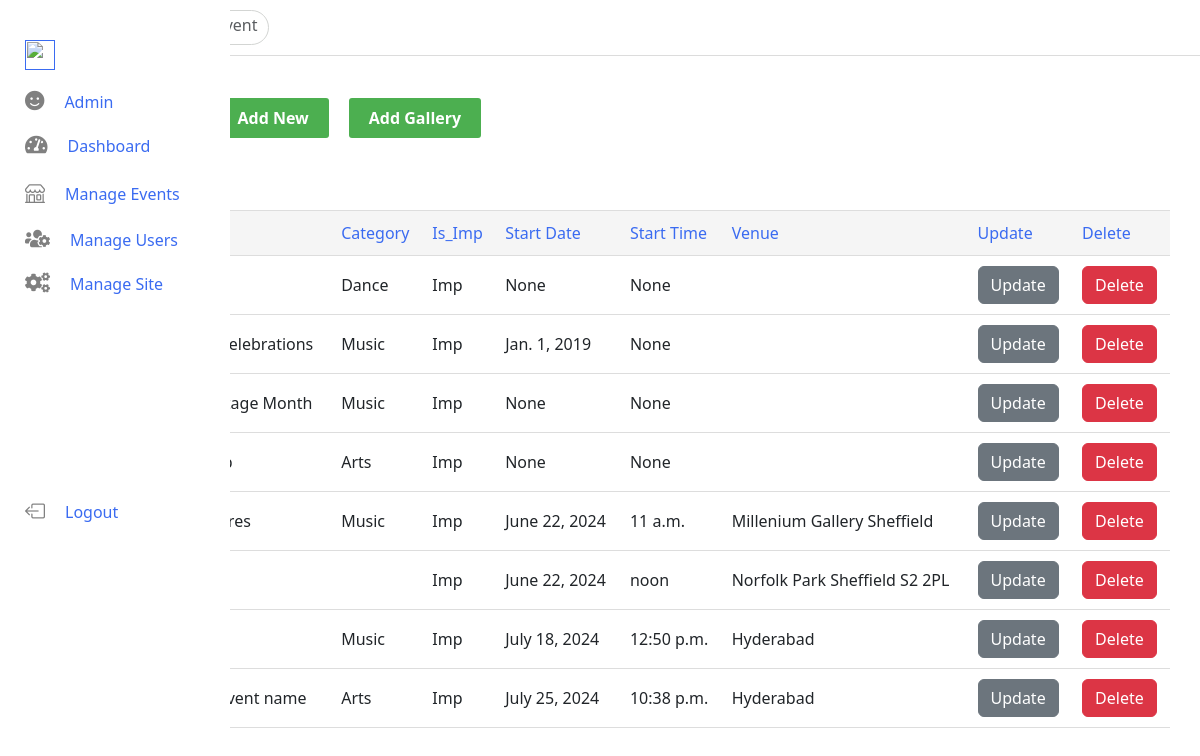
Page /allevents (signed in) on the earlier database version.
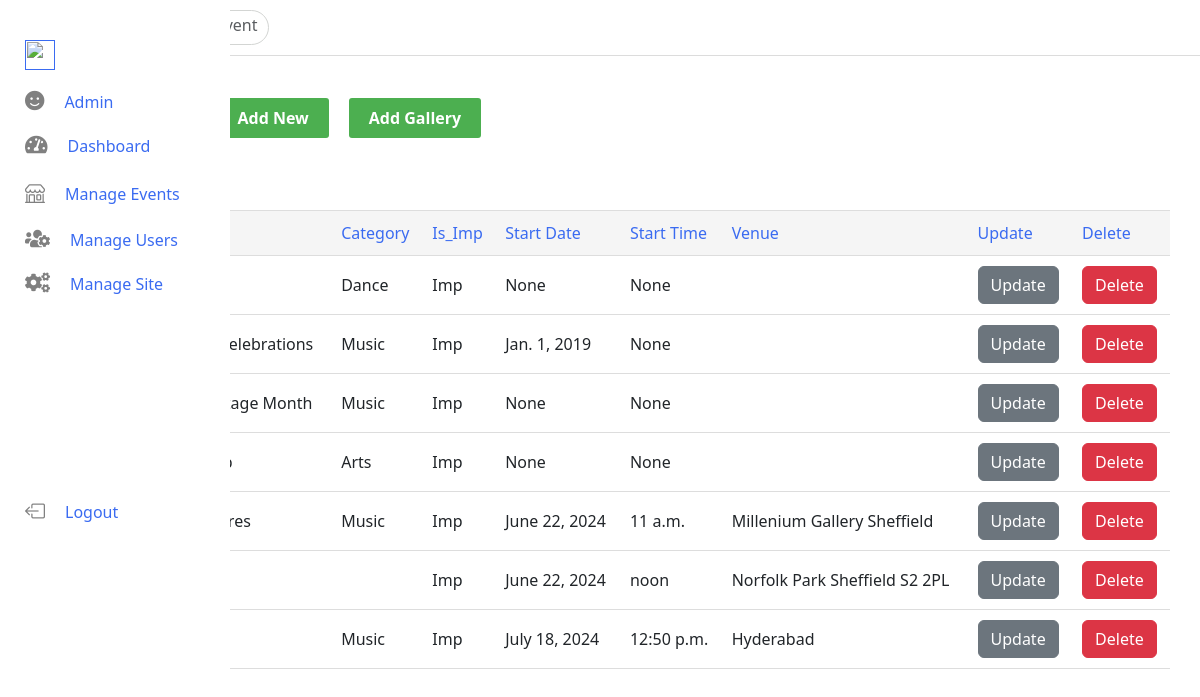
Same page on the later database version.
### dashboard/models.py (models this page shows, shortened)
class Events(models.Model):
    Category = models.CharField(max_length=50, default="dance", blank=True)
    Imp = models.CharField(max_length=10, default="Not", blank=True)
    Eventname = models.CharField(max_length=50, null=False)
    Eventurl = models.URLField(max_length=200, blank=True)
    Desc = models.TextField(blank=True)
    Aboutevent = models.TextField(blank=True)
    Start_date = models.DateField(blank=True, null=True)
    Start_time = models.TimeField(blank=True, null=True)
    End_date = models.DateField(blank=True, null=True)
    End_time = models.TimeField(blank=True, null=True)
    Venue = models.CharField(max_length=100, blank=True)
    Banner = models.ImageField(upload_to='images/', blank=True, null=True)
    class Meta:
        db_table = 'events'

### dashboard/views.py (the view)
# urls.py: path('allevents', Allevents, name='Allevents'),
def Allevents(request):
    if not request.user.is_authenticated:
        messages.warning(request, "Hey just login and use my website")
        return redirect('Login')
    allevents = Events.objects.all()
    content = {'allevents': allevents}
    return render(request, 'events.html', content)

### dashboard/templates/events.html (shortened to what this page needs)
<!DOCTYPE html>
{% load static %}
<html lang="en">
<head>
<link href="https://cdn.jsdelivr.net/npm/bootstrap@5.3.3/dist/css/bootstrap.min.css" rel="stylesheet">
<link rel="stylesheet" href="https://cdnjs.cloudflare.com/ajax/libs/font-awesome/5.15.4/css/all.min.css">
<link rel="stylesheet" href="https://cdn.jsdelivr.net/npm/bootstrap-icons@1.11.3/font/bootstrap-icons.min.css">
<link href="https://cdn.jsdelivr.net/npm/bootstrap@5.3.3/dist/css/bootstrap.min.css" rel="stylesheet">
</head>
<body>
<header>
    <nav>
        <div class="nav-left">
            <nav class="breadcrumb">
                <a class="breadcrumb-item" href="{% url "Dashboard" %}">Dashboard</a>
                <span class="breadcrumb-item active" aria-current="page">Event</span>
            </nav>
        </div>
    </nav>
</header>
<aside>
    <ul>
        <li class="img">
            <a href=""><img src="https://eventmie.classiebit.com/storage/settings/February2024/iC99LPYEaUTVhWOuAi0j.png" alt=""></a>
        </li>
        <li><a href="{% url "Profile" %}"><i class="fas fa-smile icon"></i><span class="icon-name">Admin</span></a></li>
        <li ><a href="{% url "Dashboard" %}"><i class="fas fa-tachometer-alt icon"></i><span class="icon-name">Dashboard</span></a></li>
        <li class="gg">
            <a href="#dh1"data-bs-toggle="collapse"><i class="bi bi-shop icon"></i><span class="icon-name">Manage Events</a>
        </li>
        <li><a href="{% url "Mainusers" %}"><i class="fas fa-users-cog icon"></i><span class="icon-name">Manage Users</span></a></li>
        <li>
            <a href="#dh3" data-bs-toggle="collapse"><i class="fas fa-cogs icon"></i><span class="icon-name">Manage Site</span></a>
        </li>
        <li class="last">
            <a href="{% url 'Logout' %}"><i class="bi bi-box-arrow-left icon"></i><span class="icon-name">Logout</span></a>
        </li>
    </ul>
</aside>
<div class="event-section">
    <div class="event-label">
        <p style="  color:rgb(58, 107, 241); font-size: xx-large ;">Events</p>
    </div>
    <a href="{% url "AddEvent" %}"><button class="add-new-button">Add New</button></a>
    <a href="{% url "Addgallery" %}"><button class="add-new-button">Add Gallery</button></a>
</div>
<table>
    <thead>
        <tr>
            <th>Title</th>
            <th>Category</th>
            <th>Is_Imp</th>
            <th>Start Date</th>
            <th>Start Time</th>
            <th>Venue</th>
            <th>Update</th>
            <th>Delete</th>
        </tr>
    </thead>
    <tbody>
        {% for val in allevents %}
        <tr>
            <td>{{ val.Eventname }}</td>
            <td>{{ val.Category }}</td>
            <td>{{ val.Imp }}</td>
            <td>{{ val.Start_date }}</td>
            <td>{{ val.Start_time }}</td>
            <td>{{ val.Venue }}</td>
            <td>
                <a href="editevents/{{val.id}}">
                    <button type="button" class="btn btn-secondary">Update</button>
                </a>
            </td>
            <td>
                <a href="delete/{{val.id}}">
                    <button type="button" class="btn btn-danger">Delete</button>
                </a>
            </td>
        </tr>
        {% endfor %}
    </tbody>
      </table>
    </body>
    </html>

### dashboard/templates/events.html (style rules this page uses)
* { margin: 0; padding: 0; box-sizing: border-box; }
header { background-color: #fff; color: #333; display: flex; justify-content: space-between; align-items: center; margin-left: 80px; border-bottom: 1px solid gainsboro; position: relative; }
.breadcrumb { height: 35px; padding: 2px 10px; border-radius: 20px; border: 1px solid rgb(211, 213, 211); margin: 10px 20px; }
.breadcrumb a { text-decoration: none; }
aside { background-color:white; padding: 20px; width: 90px; position: fixed; top: 0; height: 100%; bottom: 0; transition: width 0.3s; }
aside ul { list-style-type: none; padding: 0; background-color:white; margin: 5px; }
aside ul li { margin-bottom: 10px; display: flex; flex-direction: column; cursor: pointer; margin-top: 20px; }
aside ul li a { color: rgb(58, 107, 241); text-decoration: none; }
.icon { font-size: 24px; margin-right: 10px; background-color: white; }
aside ul li .icon { font-size: 20px; color: gray; }
aside { overflow: hidden; }
.gg .icon { font-weight: bolder; }
img { height: 30px; width: 30px; }
table { width: calc(100% - 120px); border-collapse: collapse; background-color: white; margin-top: 50px; margin-left: 90px; }
th, td { border-top: 1px solid #ddd; border-bottom: 1px solid #ddd; padding: 10px; text-align: left; }
th { background-color:whitesmoke; color: rgb(58, 107, 241); font-weight: 400; }
td { background-color:white; }
.event-section { display: flex; justify-content:left; align-items: center; margin-left: 10px; margin-top: 20px; }
.event-label { display: flex; align-items: center; margin: 10px; }
.event-label p { margin-left: 25px; }
.add-new-button { background-color: #4CAF50; color: white; border: none; border-radius: 3px; padding: 8px 20px; cursor: pointer; margin-left: 20px; font-weight: bold; }
.last { margin-top:200px; display:flex; }

Differences in the rows shown:
removed Events: Eventname "Don't know the event name", Category "Arts", Imp "Imp", Start_date "July 25, 2024", Start_time "10:38 p.m.", Venue "Hyderabad"
